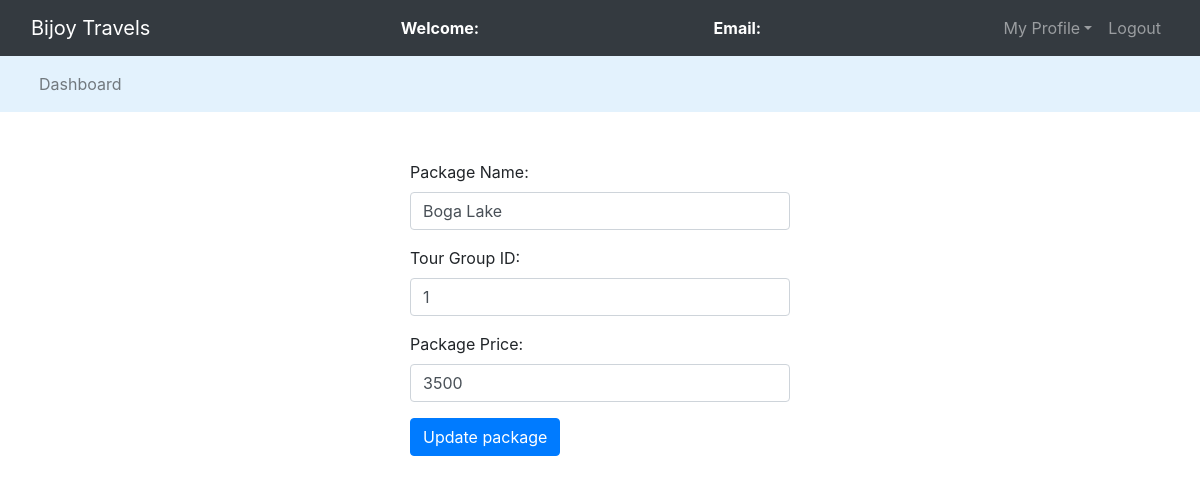
Screenshot of /admin/edit_package.php?bn=2 with the database file from the repository.
### tables this page shows
CREATE TABLE `packages` (
  `package_id` int(50) NOT NULL,
  `package_name` varchar(50) NOT NULL,
  `tg_id` int(50) NOT NULL,
  `package_price` int(50) NOT NULL,
  `package_image` varchar(255) NOT NULL,
  `description` longtext NOT NULL
);

### admin/edit_package.php (the view, shortened to what this page needs)
<?php
	$connection = mysqli_connect("localhost","root","");
	$package_name = "";
	$tg_id = "";
	$package_price = "";
	$query = "select * from packages where package_id = $_GET[bn]";
	$query_run = mysqli_query($connection,$query);
	while($row = mysqli_fetch_assoc($query_run)){
		$package_name = $row['package_name'];
		$tg_id = $row['tg_id'];
		$package_price = $row['package_price'];
	}
?>
<!DOCTYPE html>
<html>
<head>
	<link rel="stylesheet" type="text/css" href="../bootstrap-4.4.1/css/bootstrap.min.css">
</head>
<body>
	<nav class="navbar navbar-expand-lg navbar-dark bg-dark">
		<div class="container-fluid">
			<div class="navbar-header">
				<a class="navbar-brand" href="admin_dashboard">Bijoy Travels</a>
			</div>
			<font style="color: white"><span><strong>Welcome: <?php echo $_SESSION['name'];?></strong></span></font>
			<font style="color: white"><span><strong>Email: <?php echo $_SESSION['email'];?></strong></span></font>
			<ul class="nav navbar-nav navbar-right">
				<li class="nav-item dropdown">
					<a class="nav-link dropdown-toggle" data-toggle="dropdown">My Profile</a>
				</li>
				<li class="nav-item"><a class="nav-link" href="../logout.php">Logout</a></li>
			</ul>
		</div>
	</nav>
<nav class="navbar navbar-expand-lg navbar-light" style="background-color: #e3f2fd">
	<div class="container-fluid">
		<ul class="nav navbar-nav navbar-center">
			<li class="nav-item">
				<a href="admin_dashboard.php" class="nav-link">Dashboard</a>
			</li>
		</ul>
	</div>
</nav>
	<br><br>
	<div class="row">
		<div class="col-md-4"></div>
		<div class="col-md-4">
			<form action="" method="post">
				<div class="form-group">
					<label>Package Name:</label>
					<input type="text" name="package_name" value="<?php echo $package_name;?>" class="form-control" required="">
				</div>
				<div class="form-group">
					<label>Tour Group ID:</label>
					<input type="text" name="tg_id" value="<?php echo $tg_id;?>" class="form-control" required="">
				</div>
				<div class="form-group">
					<label>Package Price:</label>
					<input type="text" name="package_price" value="<?php echo $package_price;?>" class="form-control" required="">
				</div>
				<button class="btn btn-primary" name="update">Update package</button>
			</form>
		</div>
		<div class="col-md-4"></div>
	</div>
</body>
</html>

### rows the page displays
packages: package_name "Boga Lake", tg_id "1", package_price "3500"
